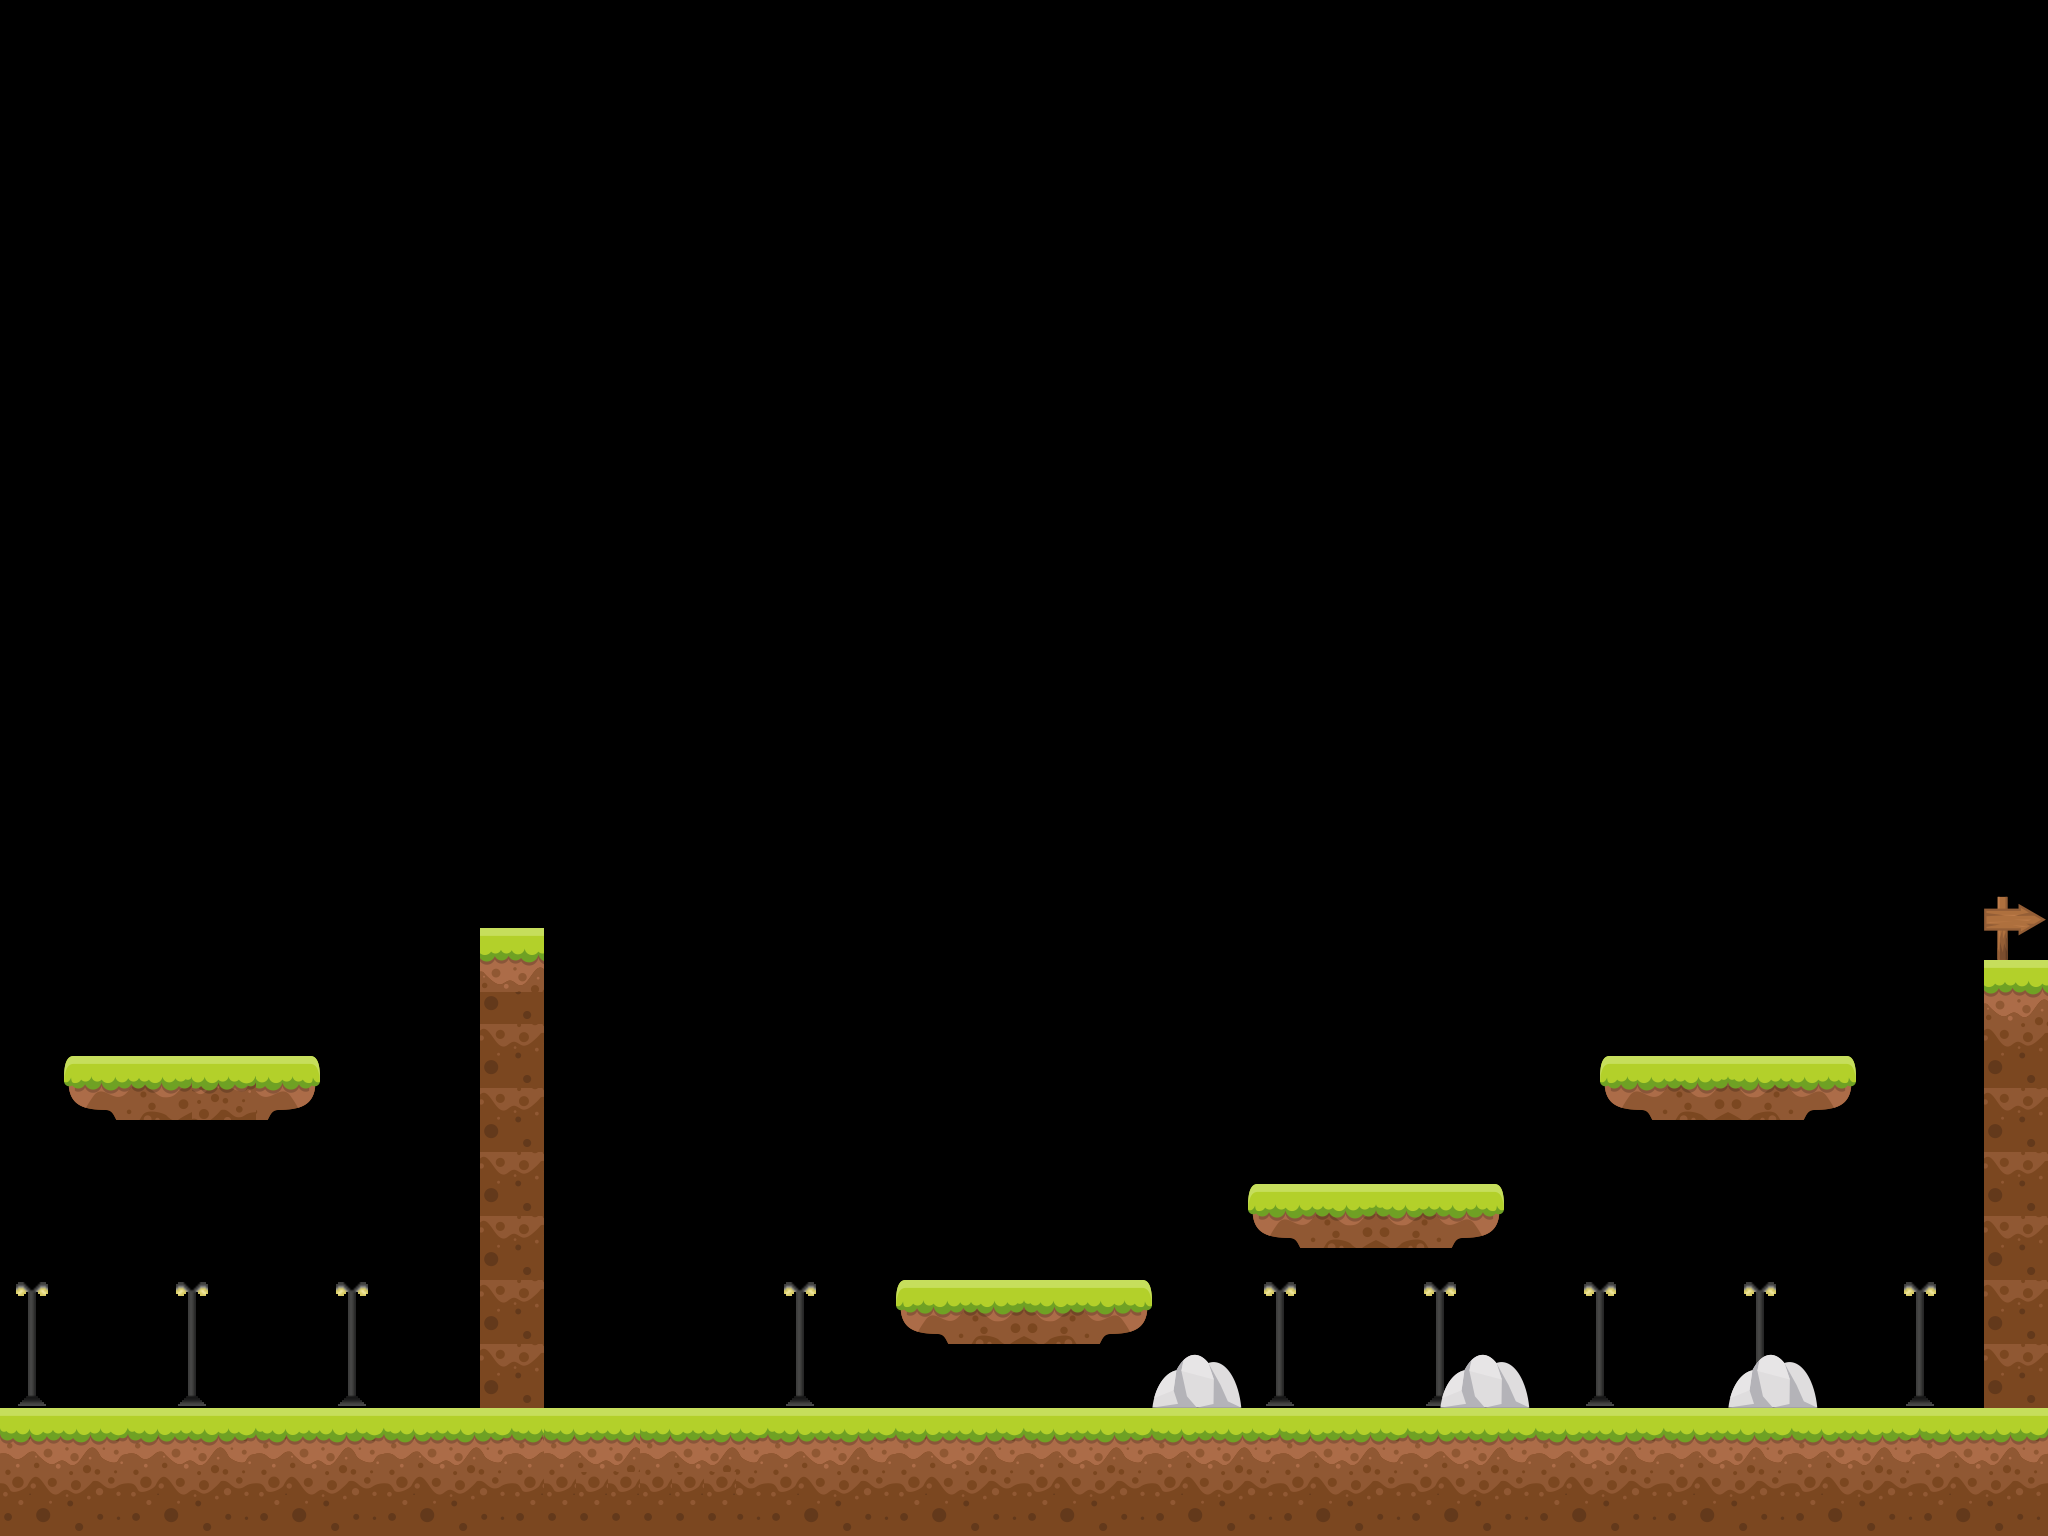

A 2D game scene composited from a Tiled map and its tileset images. What follows is a short description and the map's XML, with each tile layer's data collapsed to a summary:
An orthogonal 64x48 tile map with 32x32 px tiles, 3 tile layers (null, Tile Layer 1, foreground), 11 tilesets and 32 objects (8x platform, 5x ground).

<map version="1.0" orientation="orthogonal" renderorder="left-up" width="64" height="48" tilewidth="32" tileheight="32" nextobjectid="81">
 <tileset firstgid="1" name="terrain" tilewidth="32" tileheight="32" tilecount="16" columns="4">
  <image source="Tiles/2.png" width="128" height="128" />
 </tileset>
 <tileset firstgid="17" name="terrain2" tilewidth="32" tileheight="32" tilecount="8" columns="4">
  <image source="Tiles/13.png" width="128" height="93" />
 </tileset>
 <tileset firstgid="25" name="terrain3" tilewidth="32" tileheight="32" tilecount="8" columns="4">
  <image source="Tiles/14.png" width="128" height="93" />
 </tileset>
 <tileset firstgid="33" name="terrain4" tilewidth="32" tileheight="32" tilecount="8" columns="4">
  <image source="Tiles/15.png" width="128" height="93" />
 </tileset>
 <tileset firstgid="41" name="coins" tilewidth="64" tileheight="64" tilecount="64" columns="8">
  <image source="../sprites/coinsheet.png" width="512" height="512" />
 </tileset>
 <tileset firstgid="105" name="exit" tilewidth="62" tileheight="64" tilecount="1" columns="1">
  <image source="Object/Sign_2.png" width="62" height="64" />
 </tileset>
 <tileset firstgid="106" name="street-light" tilewidth="32" tileheight="32" tilecount="8" columns="2">
  <image source="Object/street-light.png" width="64" height="128" />
 </tileset>
 <tileset firstgid="114" name="water" tilewidth="32" tileheight="32" tilecount="12" columns="4">
  <image source="Tiles/17.png" width="128" height="99" />
 </tileset>
 <tileset firstgid="126" name="saw" tilewidth="96" tileheight="96" tilecount="1" columns="1">
  <image source="Object/saw.png" width="96" height="96" />
 </tileset>
 <tileset firstgid="127" name="life item" tilewidth="40" tileheight="39" tilecount="1" columns="1">
  <image source="Object/life.png" width="40" height="39" />
 </tileset>
 <tileset firstgid="128" name="rocks" tilewidth="90" tileheight="54" tilecount="1" columns="1">
  <image source="Object/Stone.png" width="90" height="54" />
 </tileset>
 <imagelayer name="Background Image" offsetx="0" offsety="-320">
  <image source="Sky/Sky 1 v2.jpg" width="6051" height="2371" />
 </imagelayer>
 <objectgroup name="saw">
  <object id="71" gid="126" x="546" y="1489" width="96" height="96" />
  <object id="72" gid="126" x="641" y="1488" width="96" height="96" />
 </objectgroup>
 <layer name="null" width="64" height="48">
  <data>[3072 cells, 0 non-empty, 0 distinct tile ids]</data>
 </layer>
 <layer name="Tile Layer 1" width="64" height="48">
  <data>[3072 cells, 437 non-empty, 45 distinct tile ids]</data>
 </layer>
 <objectgroup name="collision">
  <object id="46" name="ground" x="0" y="1408" width="544" height="128" />
  <object id="47" name="ground" x="736" y="1408" width="1312" height="128" />
  <object id="48" name="ground" x="1984" y="960" width="64" height="448" />
  <object id="49" name="platform" x="1600" y="1056" width="256" height="64" />
  <object id="50" name="platform" x="1248" y="1184" width="256" height="64" />
  <object id="51" name="platform" x="896" y="1280" width="256" height="64" />
  <object id="52" name="ground" x="480" y="928" width="64" height="480" />
  <object id="53" name="platform" x="64" y="1056" width="256" height="64" />
  <object id="76" name="ground" x="544" y="1408" width="192" height="128" />
  <object id="77" name="platform" x="1632" y="1088" width="192" height="32" />
  <object id="78" name="platform" x="1280" y="1216" width="192" height="32" />
  <object id="79" name="platform" x="928" y="1312" width="192" height="32" />
  <object id="80" name="platform" x="96" y="1088" width="192" height="32" />
 </objectgroup>
 <objectgroup name="coins">
  <object id="55" gid="73" x="96" y="1056" width="64" height="64" />
  <object id="56" gid="73" x="224" y="1056" width="64" height="64" />
  <object id="57" gid="73" x="480" y="928" width="64" height="64" />
  <object id="58" gid="73" x="928" y="1280" width="64" height="64" />
  <object id="59" gid="73" x="1056" y="1280" width="64" height="64" />
  <object id="60" gid="73" x="544" y="1088" width="64" height="64" />
  <object id="61" gid="73" x="544" y="1184" width="64" height="64" />
  <object id="62" gid="73" x="544" y="1280" width="64" height="64" />
  <object id="63" gid="73" x="1280" y="1184" width="64" height="64" />
  <object id="64" gid="73" x="1408" y="1184" width="64" height="64" />
  <object id="65" gid="73" x="1632" y="1056" width="64" height="64" />
  <object id="66" gid="73" x="1760" y="1056" width="64" height="64" />
  <object id="67" gid="73" x="1920" y="1408" width="64" height="64" />
  <object id="68" gid="73" x="1920" y="1280" width="64" height="64" />
  <object id="69" gid="73" x="1920" y="1152" width="64" height="64" />
 </objectgroup>
 <objectgroup name="exit">
  <object id="70" x="1984" y="896" width="64" height="64" />
 </objectgroup>
 <objectgroup name="life item">
  <object id="73" gid="127" x="640" y="1216" width="40" height="39" />
 </objectgroup>
 <objectgroup name="key" />
 <layer name="foreground" width="64" height="48">
  <data>[3072 cells, 17 non-empty, 9 distinct tile ids]</data>
 </layer>
</map>
